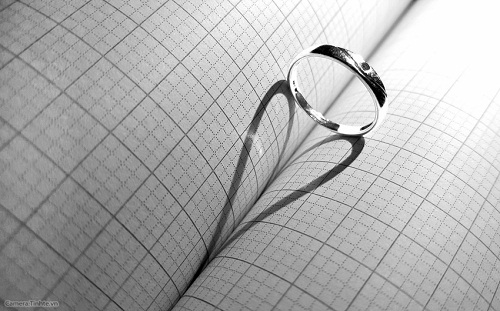
#> input picture tools/input_shadow.jpg, 500 x 311 px
$ python compare_Global_vs_Adaptive.py
#> lines starting #> are read from the running program, lines starting #| are printed output that depends on the picture; after the words box and inside, x2 and y2 are one past the last pixel; in counts of white or black regions, pixels touching at a corner belong together
import cv2
import matplotlib.pyplot as plt
import numpy as np
import os

def process_real_image(image_path):
    # Kiểm tra xem file có tồn tại không
#> called with image_path = 'input_shadow.jpg'
    if not os.path.exists(image_path):
        print(f"LỖI: Không tìm thấy file ảnh tại: {image_path}")
        print("Vui lòng thay đổi đường dẫn ảnh trong biến 'IMAGE_PATH' ở cuối code.")
        return

    # 1. Đọc ảnh từ đường dẫn
    # Đọc ảnh màu để hiển thị cho đẹp ở bước 1
    img_bgr = cv2.imread(image_path)
#> img_bgr is the input picture: shape (311, 500, 3); min 0, max 255, mean 173.7

    # Chuyển sang ảnh xám (Grayscale) - Bắt buộc cho Thresholding
    img_gray = cv2.cvtColor(img_bgr, cv2.COLOR_BGR2GRAY)

    # --- CÁCH 1: GLOBAL THRESHOLDING (OTSU) ---
    # Thuật toán tự tìm 1 ngưỡng duy nhất cho toàn bộ ảnh
    ret_otsu, global_thresh = cv2.threshold(img_gray, 0, 255, cv2.THRESH_BINARY + cv2.THRESH_OTSU)
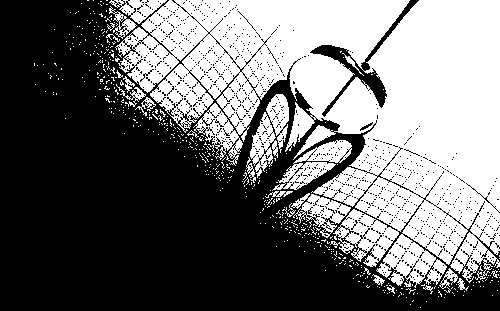
#> global_thresh: shape (311, 500); 44.2% white; 534 white regions (511 under 20 px), largest, box (x1, y1, x2, y2) and area: (115, 0, 500, 288) 61431, (250, 94, 289, 178) 1548, (272, 140, 352, 191) 1522
#> ret_otsu = 178

    # --- CÁCH 2: ADAPTIVE GAUSSIAN THRESHOLDING (CÁCH CỦA BẠN) ---
    # Block Size = 51 (Kích thước vùng lân cận để tính trung bình)
    # C = 10 (Hằng số trừ đi để lọc nhiễu)
    # Các thông số này khớp với báo cáo của bạn
    adaptive_thresh = cv2.adaptiveThreshold(
        img_gray, 255,
        cv2.ADAPTIVE_THRESH_GAUSSIAN_C,
        cv2.THRESH_BINARY,
        51, 10
    )
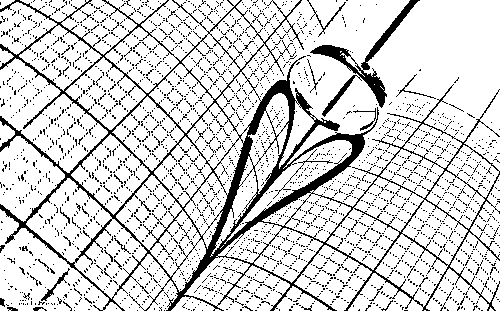
#> adaptive_thresh: shape (311, 500); 82.9% white; black in thin lines or dots

    # --- HIỂN THỊ KẾT QUẢ ---
    plt.figure(figsize=(15, 6))

    # 1. Ảnh gốc
    plt.subplot(1, 3, 1)
    # Matplotlib dùng RGB, OpenCV dùng BGR nên phải chuyển đổi để hiển thị đúng màu
    plt.imshow(cv2.cvtColor(img_bgr, cv2.COLOR_BGR2RGB))
    plt.title("1. Ảnh gốc (Input Real Image)")
    plt.axis('off')

    # 2. Kết quả Global
    plt.subplot(1, 3, 2)
    plt.imshow(global_thresh, cmap='gray')
    plt.title(f"2. Global Otsu (Threshold = {int(ret_otsu)})\n(Thất bại ở vùng bóng đổ)")
    plt.axis('off')

    # 3. Kết quả Adaptive
    plt.subplot(1, 3, 3)
    plt.imshow(adaptive_thresh, cmap='gray')
    plt.title("3. Adaptive Threshold\n(Giữ lại nét chữ, lọc sạch bóng)")
    plt.axis('off')

    plt.tight_layout()
    plt.show()
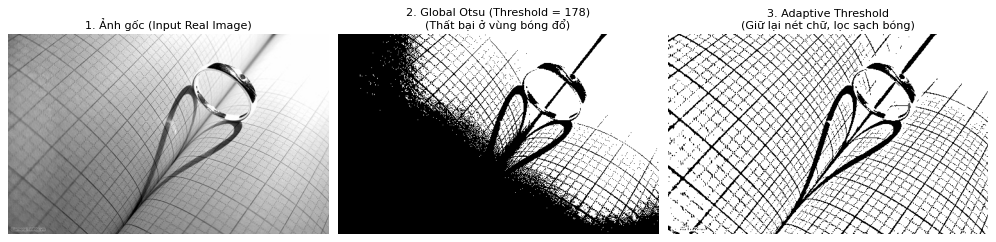
#> figure drawn by matplotlib, 3 panels

    # Lưu ảnh kết quả ra file để chèn báo cáo
    # Để ghép ảnh lại lưu cho dễ, ta cần chuyển các ảnh về cùng định dạng
    # Chuyển 2 ảnh kết quả nhị phân (1 kênh) thành 3 kênh để ghép với ảnh gốc
    global_bgr = cv2.cvtColor(global_thresh, cv2.COLOR_GRAY2BGR)
    adaptive_bgr = cv2.cvtColor(adaptive_thresh, cv2.COLOR_GRAY2BGR)
#> adaptive_bgr: shape (311, 500, 3); 82.9% white; black in thin lines or dots

    # Ghép ngang 3 ảnh: Gốc - Global - Adaptive
    combined_result = np.hstack((img_bgr, global_bgr, adaptive_bgr))
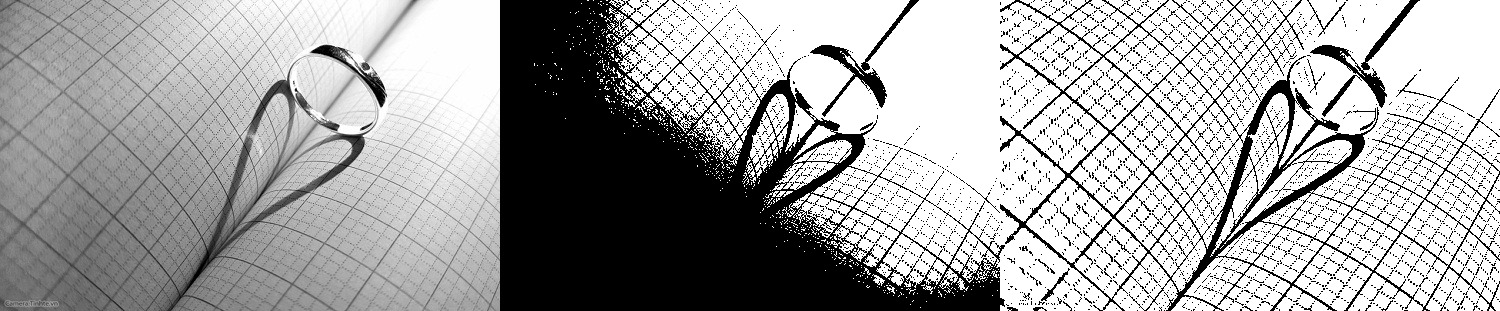
#> combined_result: shape (311, 1500, 3); min 0, max 255, mean 165.9
    cv2.imwrite("shadow_comparison_result.jpg", combined_result)
    print("Đã lưu ảnh so sánh vào file 'shadow_comparison_result.jpg'")

# ==========================================
# CẤU HÌNH ĐƯỜNG DẪN ẢNH TẠI ĐÂY
# ==========================================
if __name__ == "__main__":
    # Thay 'input_shadow.jpg' bằng tên file ảnh của bạn
    # Ví dụ: 'C:/Users/Admin/Desktop/test_image.jpg'
    IMAGE_PATH = 'input_shadow.jpg'

    process_real_image(IMAGE_PATH)
